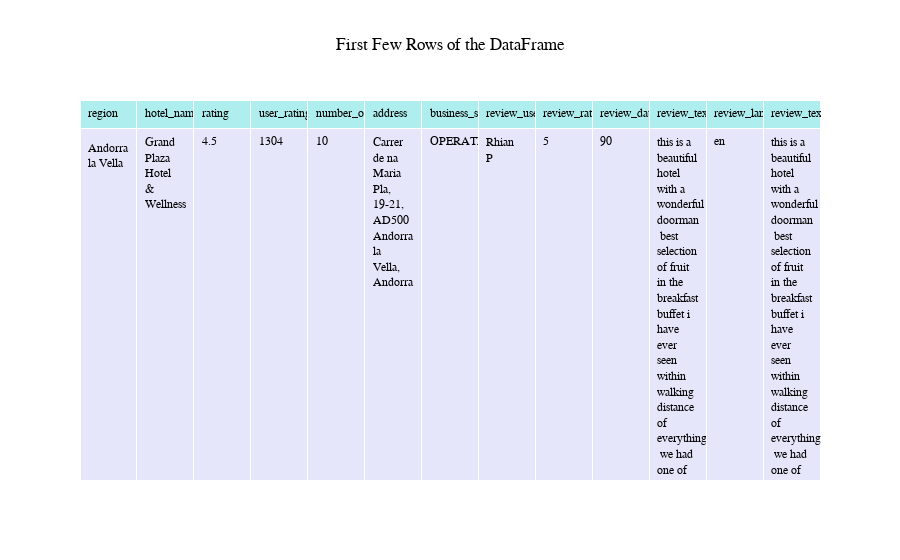

This figure's notebook cell:
### Markdown cell above
## Loading the dataset

First we should download the L1 CSV file from the S3 bucket and load it into a Pandas DataFrame.

### Code cell
# Set up boto3 client
s3_client = boto3.client('s3', region_name='us-west-2')

# Define bucket and object key
bucket_name = 'andorra-hotels-data-warehouse'
object_key = 'l1_data/text/l1_data_2024-07-21_16-33-02.csv'

# Get the object from S3
response = s3_client.get_object(Bucket=bucket_name, Key=object_key)

# Read the data into a DataFrame
df = pd.read_csv(StringIO(response['Body'].read().decode('utf-8')))

# Display the first few rows of the DataFrame as a pretty table
df_head = df.head()

fig_table = go.Figure(data=[go.Table(
    header=dict(values=list(df_head.columns),
                fill_color='paleturquoise',
                align='left'),
    cells=dict(values=[df_head[col] for col in df_head.columns],
               fill_color='lavender', 
               align='left'))
])

fig_table.update_layout(
    title_text='First Few Rows of the DataFrame',
    title_x=0.5,
    font=dict(
        family="Arial, sans-serif",
        size=12,
        color="#000000"
    )
)

# Show the table
fig_table.show()

### Figure 1 — Plotly figure (JSON) as saved in the notebook; plotly's stock layout.template omitted (floating-point values rounded to 4 significant figures)
{"data": [{"cells": {"align": "left", "fill": {"color": "lavender"}, "values": [["Andorra la Vella", "Andorra la Vella", "Andorra la Vella", "Andorra la Vella", "Andorra la Vella"], ["Grand Plaza Hotel & Wellness", "Grand Plaza Hotel & Wellness", "Grand Plaza Hotel & Wellness", "Grand Plaza Hotel & Wellness", "Grand Plaza Hotel & Wellness"], [4.5, 4.5, 4.5, 4.5, 4.5], [1304, 1304, 1304, 1304, 1304], [10, 10, 10, 10, 10], ["Carrer de na Maria Pla, 19-21, AD500 Andorra la Vella, Andorra", "Carrer de na Maria Pla, 19-21, AD500 Andorra la Vella, Andorra", "Carrer de na Maria Pla, 19-21, AD500 Andorra la Vella, Andorra", "Carrer de na Maria Pla, 19-21, AD500 Andorra la Vella, Andorra", "Carrer de na Maria Pla, 19-21, AD500 Andorra la Vella, Andorra"], ["OPERATIONAL", "OPERATIONAL", "OPERATIONAL", "OPERATIONAL", "OPERATIONAL"], ["Rhian P", "Jan H", "Scarlet Cortés Santelices", "Tatiana Siivinen", "KLC331"], [5, 5, 5, 4, 5], [90, 21, 90, 90, 150], ["this is a beautiful hotel with a wonderful doorman  best selection of fruit in the breakfast buffet i have ever seen  within walking distance of everything  we had one of the rooms on the top floor which had a lovely terrace looking up to the mountains  the only problem we had was that the room was very hot even when we turned the air conditioning cooler", "augustina on front desk was really helpful and nice to all our requests i recommend the hotel lovely and comfortable beds so i slept so good probably best in year 2024 spa is ok and kids enjoy it restaurant in livy has great burgers and staff is really nice and helpful", "im back in andorra and once again the hotel was amazing felipe and jose looked after us and they were super nice and attentive the whole time the spa needs an appointment but its seriously awesome and totally worth it plus the hotel is really close to all the shops which is awesome", "nice hotel in good location we stayed 5 days there they have 2 restaurants italian  very nice  and spanish  noodle was very salty and spicy and we asked if they are spicy before we order but burger and meat was ok  room was nice in the way but very very hot one night it was 275  all others 255 c we asked in the hotel and they told us that it is a temperature in the hotel so we cant change it we been opening window every once in the while but our girl was sleeping next to window so we couldnt keep it open for night nice breakfast with a lot of fruits spa is little but nice gym is little but ok  also very hot in there cause it is right next to spa department because of the uncomfortable nights in the hotel i wouldnt give it 5 stars", "we are on business in january 2024  our room was very clean modern and airy  excellent choice at breakfast as i eat a plant based diet  dinner in the italian restaurant was exceptional best pasta i have had outside italy  good central location to attend all our meetings  staff polite and very helpful  we have booked again in march and would highly recommend"], ["en", "en", "en", "en", "en"], ["this is a beautiful hotel with a wonderful doorman  best selection of fruit in the breakfast buffet i have ever seen  within walking distance of everything  we had one of the rooms on the top floor which had a lovely terrace looking up to the mountains  the only problem we had was that the room was very hot even when we turned the air conditioning cooler", "augustina on front desk was really helpful and nice to all our requests i recommend the hotel lovely and comfortable beds so i slept so good probably best in year 2024 spa is ok and kids enjoy it restaurant in livy has great burgers and staff is really nice and helpful", "im back in andorra and once again the hotel was amazing felipe and jose looked after us and they were super nice and attentive the whole time the spa needs an appointment but its seriously awesome and totally worth it plus the hotel is really close to all the shops which is awesome", "nice hotel in good location we stayed 5 days there they have 2 restaurants italian  very nice  and spanish  noodle was very salty and spicy and we asked if they are spicy before we order but burger and meat was ok  room was nice in the way but very very hot one night it was 275  all others 255 c we asked in the hotel and they told us that it is a temperature in the hotel so we cant change it we been opening window every once in the while but our girl was sleeping next to window so we couldnt keep it open for night nice breakfast with a lot of fruits spa is little but nice gym is little but ok  also very hot in there cause it is right next to spa department because of the uncomfortable nights in the hotel i wouldnt give it 5 stars", "we are on business in january 2024  our room was very clean modern and airy  excellent choice at breakfast as i eat a plant based diet  dinner in the italian restaurant was exceptional best pasta i have had outside italy  good central location to attend all our meetings  staff polite and very helpful  we have booked again in march and would highly recommend"]]}, "header": {"align": "left", "fill": {"color": "paleturquoise"}, "values": ["region", "hotel_name", "rating", "user_ratings_total", "number_of_photos", "address", "business_status", "review_user", "review_rating", "review_date_in_days", "review_text", "review_language", "review_text_translated"]}, "type": "table"}], "layout": {"font": {"color": "#000000", "family": "Arial, sans-serif", "size": 12}, "title": {"text": "First Few Rows of the DataFrame", "x": 0.5}}}
